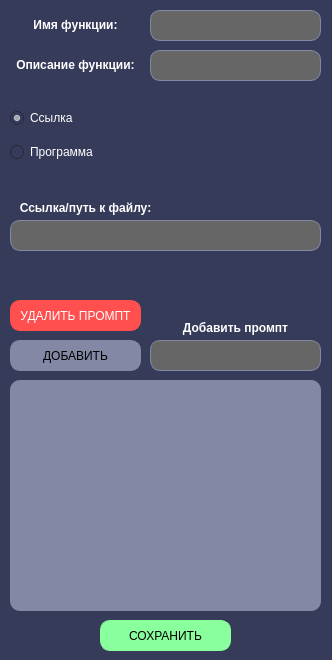
<?xml version="1.0" encoding="UTF-8"?>
<ui version="4.0">
 <class>Form</class>
 <widget class="QWidget" name="Form">
  <property name="geometry">
   <rect>
    <x>0</x>
    <y>0</y>
    <width>332</width>
    <height>660</height>
   </rect>
  </property>
  <property name="windowTitle">
   <string>Новая функция</string>
  </property>
  <property name="styleSheet">
   <string notr="true">background-color: rgb(54, 59, 89);</string>
  </property>
  <widget class="QLabel" name="label">
   <property name="geometry">
    <rect>
     <x>0</x>
     <y>10</y>
     <width>151</width>
     <height>31</height>
    </rect>
   </property>
   <property name="styleSheet">
    <string notr="true">color: rgb(255, 255, 255);</string>
   </property>
   <property name="text">
    <string>&lt;html&gt;&lt;head/&gt;&lt;body&gt;&lt;p align=&quot;center&quot;&gt;&lt;span style=&quot; font-size:9pt; font-weight:600;&quot;&gt;Имя функции:&lt;/span&gt;&lt;/p&gt;&lt;/body&gt;&lt;/html&gt;</string>
   </property>
  </widget>
  <widget class="QLabel" name="label_2">
   <property name="geometry">
    <rect>
     <x>0</x>
     <y>50</y>
     <width>151</width>
     <height>31</height>
    </rect>
   </property>
   <property name="styleSheet">
    <string notr="true">color: rgb(255, 255, 255);</string>
   </property>
   <property name="text">
    <string>&lt;html&gt;&lt;head/&gt;&lt;body&gt;&lt;p align=&quot;center&quot;&gt;&lt;span style=&quot; font-size:9pt; font-weight:600;&quot;&gt;Описание функции:&lt;/span&gt;&lt;/p&gt;&lt;/body&gt;&lt;/html&gt;</string>
   </property>
  </widget>
  <widget class="QLineEdit" name="newfuncName">
   <property name="geometry">
    <rect>
     <x>150</x>
     <y>10</y>
     <width>171</width>
     <height>31</height>
    </rect>
   </property>
   <property name="styleSheet">
    <string notr="true">background-color: #666666; /* Цвет фона */
border: 1px solid #8388a4; /* Убираем границу кнопки */
border-radius: 10px;
padding: 0px;</string>
   </property>
   <property name="text">
    <string/>
   </property>
  </widget>
  <widget class="QLineEdit" name="newfunOverview">
   <property name="geometry">
    <rect>
     <x>150</x>
     <y>50</y>
     <width>171</width>
     <height>31</height>
    </rect>
   </property>
   <property name="styleSheet">
    <string notr="true">background-color: #666666; /* Цвет фона */
border: 1px solid #8388a4; /* Убираем границу кнопки */
border-radius: 10px;
padding: 0px;</string>
   </property>
   <property name="text">
    <string/>
   </property>
  </widget>
  <widget class="QLineEdit" name="newPrompt">
   <property name="geometry">
    <rect>
     <x>150</x>
     <y>340</y>
     <width>171</width>
     <height>31</height>
    </rect>
   </property>
   <property name="styleSheet">
    <string notr="true">background-color: #666666; /* Цвет фона */
border: 1px solid #8388a4; /* Убираем границу кнопки */
border-radius: 10px;
padding: 0px;</string>
   </property>
   <property name="text">
    <string/>
   </property>
  </widget>
  <widget class="QLabel" name="label_3">
   <property name="geometry">
    <rect>
     <x>160</x>
     <y>320</y>
     <width>151</width>
     <height>16</height>
    </rect>
   </property>
   <property name="styleSheet">
    <string notr="true">color: rgb(255, 255, 255);</string>
   </property>
   <property name="text">
    <string>&lt;html&gt;&lt;head/&gt;&lt;body&gt;&lt;p align=&quot;center&quot;&gt;&lt;span style=&quot; font-weight:600;&quot;&gt;Добавить промпт&lt;/span&gt;&lt;/p&gt;&lt;/body&gt;&lt;/html&gt;</string>
   </property>
  </widget>
  <widget class="QListWidget" name="promptsList">
   <property name="geometry">
    <rect>
     <x>10</x>
     <y>380</y>
     <width>311</width>
     <height>231</height>
    </rect>
   </property>
   <property name="styleSheet">
    <string notr="true">background-color: #8388a4; /* Цвет фона */
border-color: rgb(131, 136, 164);
border-radius: 10px;
</string>
   </property>
  </widget>
  <widget class="QPushButton" name="deleteBTN">
   <property name="geometry">
    <rect>
     <x>10</x>
     <y>300</y>
     <width>131</width>
     <height>31</height>
    </rect>
   </property>
   <property name="styleSheet">
    <string notr="true">background-color: #ff4f4f; /* Цвет фона */
color: #ffffff;
border: 1px solid #ff4f4f; /* Убираем границу кнопки */
border-radius: 10px;
padding: 0px;</string>
   </property>
   <property name="text">
    <string>УДАЛИТЬ ПРОМПТ</string>
   </property>
  </widget>
  <widget class="QPushButton" name="addBTN">
   <property name="geometry">
    <rect>
     <x>10</x>
     <y>340</y>
     <width>131</width>
     <height>31</height>
    </rect>
   </property>
   <property name="styleSheet">
    <string notr="true">background-color: #8388a4; /* Цвет фона */
border: 1px solid #8388a4; /* Убираем границу кнопки */
border-radius: 10px;
padding: 0px;</string>
   </property>
   <property name="text">
    <string>ДОБАВИТЬ</string>
   </property>
  </widget>
  <widget class="QPushButton" name="endBTN">
   <property name="geometry">
    <rect>
     <x>100</x>
     <y>620</y>
     <width>131</width>
     <height>31</height>
    </rect>
   </property>
   <property name="styleSheet">
    <string notr="true">background-color: rgb(137, 255, 157); /* Цвет фона */
border: 1px solid rgb(137, 255, 157); /* Убираем границу кнопки */
border-radius: 10px;
padding: 0px;</string>
   </property>
   <property name="text">
    <string>СОХРАНИТЬ</string>
   </property>
  </widget>
  <widget class="QLineEdit" name="urlpathLine">
   <property name="geometry">
    <rect>
     <x>10</x>
     <y>220</y>
     <width>311</width>
     <height>31</height>
    </rect>
   </property>
   <property name="styleSheet">
    <string notr="true">background-color: #666666; /* Цвет фона */
border: 1px solid #8388a4; /* Убираем границу кнопки */
border-radius: 10px;
padding: 0px;</string>
   </property>
   <property name="text">
    <string/>
   </property>
  </widget>
  <widget class="QLabel" name="label_4">
   <property name="geometry">
    <rect>
     <x>10</x>
     <y>200</y>
     <width>151</width>
     <height>16</height>
    </rect>
   </property>
   <property name="styleSheet">
    <string notr="true">color: rgb(255, 255, 255);</string>
   </property>
   <property name="text">
    <string>&lt;html&gt;&lt;head/&gt;&lt;body&gt;&lt;p align=&quot;center&quot;&gt;&lt;span style=&quot; font-size:9pt; font-weight:600;&quot;&gt;Ссылка/путь к файлу:&lt;/span&gt;&lt;/p&gt;&lt;/body&gt;&lt;/html&gt;</string>
   </property>
  </widget>
  <widget class="QLabel" name="infoLabel">
   <property name="geometry">
    <rect>
     <x>10</x>
     <y>271</y>
     <width>241</width>
     <height>20</height>
    </rect>
   </property>
   <property name="styleSheet">
    <string notr="true">color: #ff4f4f;</string>
   </property>
   <property name="text">
    <string/>
   </property>
  </widget>
  <widget class="QWidget" name="">
   <property name="geometry">
    <rect>
     <x>10</x>
     <y>100</y>
     <width>271</width>
     <height>71</height>
    </rect>
   </property>
   <layout class="QVBoxLayout" name="buttonsGroup">
    <item>
     <widget class="QRadioButton" name="urlBTN">
      <property name="styleSheet">
       <string notr="true">color: rgb(255, 255, 255);</string>
      </property>
      <property name="text">
       <string>Ссылка</string>
      </property>
      <property name="checked">
       <bool>true</bool>
      </property>
     </widget>
    </item>
    <item>
     <widget class="QRadioButton" name="pathBTN">
      <property name="styleSheet">
       <string notr="true">color: rgb(255, 255, 255);</string>
      </property>
      <property name="text">
       <string>Программа</string>
      </property>
      <property name="checked">
       <bool>false</bool>
      </property>
     </widget>
    </item>
   </layout>
  </widget>
 </widget>
 <resources/>
 <connections/>
</ui>
